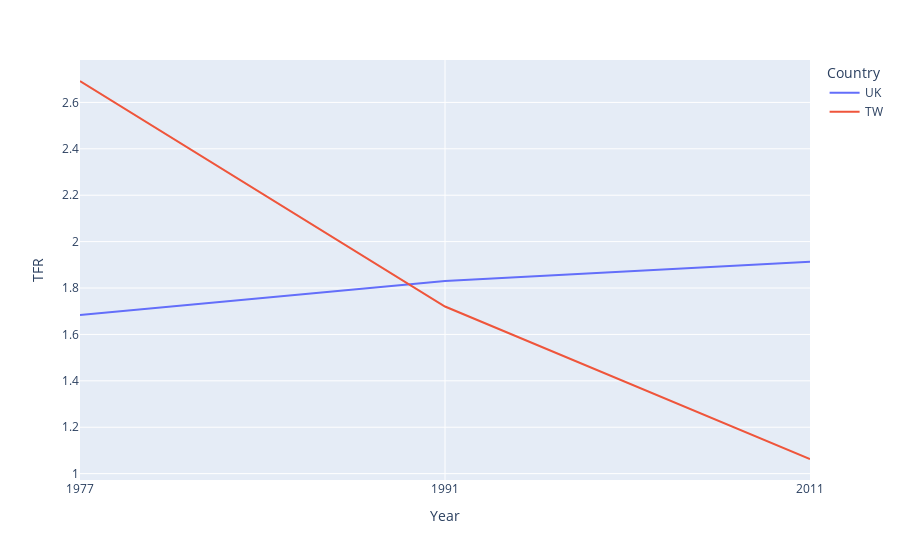

Source (notebook cell):
### Markdown cell above
### Visualisation - plotly

### Code cell
# line chart showing the TFR by country
tfr = pd.concat([tfr_uk, tfr_tw], axis=1).transpose().reset_index()
tfr['index'] = ['UK', 'TW']

# transform the data to long format
tfr_long = tfr.melt(id_vars='index', value_vars=['1977', '1991', '2011'], var_name='year', value_name='tfr')

# plot the data
fig = px.line(tfr_long, x='year', y='tfr', color='index')
fig.update_yaxes(title='TFR')
fig.update_xaxes(title='Year')
fig.update_legends(title='Country')
fig.show()

# save the plot
fig.write_image(Path('').resolve().parents[0] / 'output' / 'q2_tfr_px.png')

### Figure 1 — Plotly figure (JSON) as saved in the notebook; plotly's stock layout.template omitted (floating-point values rounded to 4 significant figures)
{"data": [{"hovertemplate": "index=UK<br>year=%{x}<br>tfr=%{y}<extra></extra>", "legendgroup": "UK", "line": {"color": "#636efa", "dash": "solid"}, "marker": {"symbol": "circle"}, "mode": "lines", "name": "UK", "orientation": "v", "showlegend": true, "type": "scatter", "x": ["1977", "1991", "2011"], "xaxis": "x", "y": [1.683, 1.83, 1.913], "yaxis": "y"}, {"hovertemplate": "index=TW<br>year=%{x}<br>tfr=%{y}<extra></extra>", "legendgroup": "TW", "line": {"color": "#EF553B", "dash": "solid"}, "marker": {"symbol": "circle"}, "mode": "lines", "name": "TW", "orientation": "v", "showlegend": true, "type": "scatter", "x": ["1977", "1991", "2011"], "xaxis": "x", "y": [2.692, 1.72, 1.063], "yaxis": "y"}], "layout": {"legend": {"title": {"text": "Country"}, "tracegroupgap": 0}, "margin": {"t": 60}, "xaxis": {"anchor": "y", "domain": [0, 1], "title": {"text": "Year"}}, "yaxis": {"anchor": "x", "domain": [0, 1], "title": {"text": "TFR"}}}}
